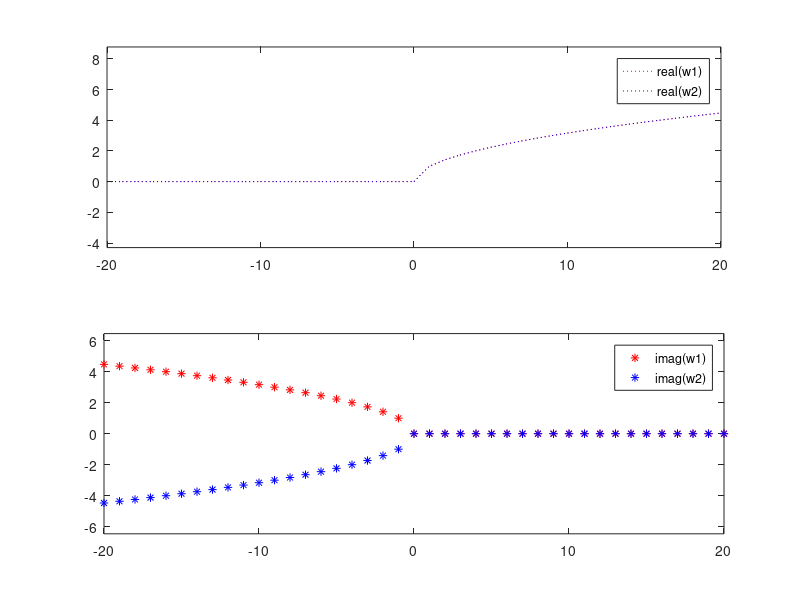

Write the MATLAB code that produced this figure.
%Pratap Luitel
%Engs 92
%Assignment 7, Problem 4 (7.20)

x = -20:1:20;

z1 = x + eps*1i;
z2 = x - eps*1i;

w1 = z1.^(1/2);
w2 = z2.^(1/2);

figure
subplot(2,1,1)
plot(x,real(w1),'r:',x,real(w2),'b:')
axis equal
legend('real(w1)','real(w2)')

subplot(2,1,2)
plot(x,imag(w1),'r*',x,imag(w2),'b*')
axis equal
legend('imag(w1)','imag(w2)')